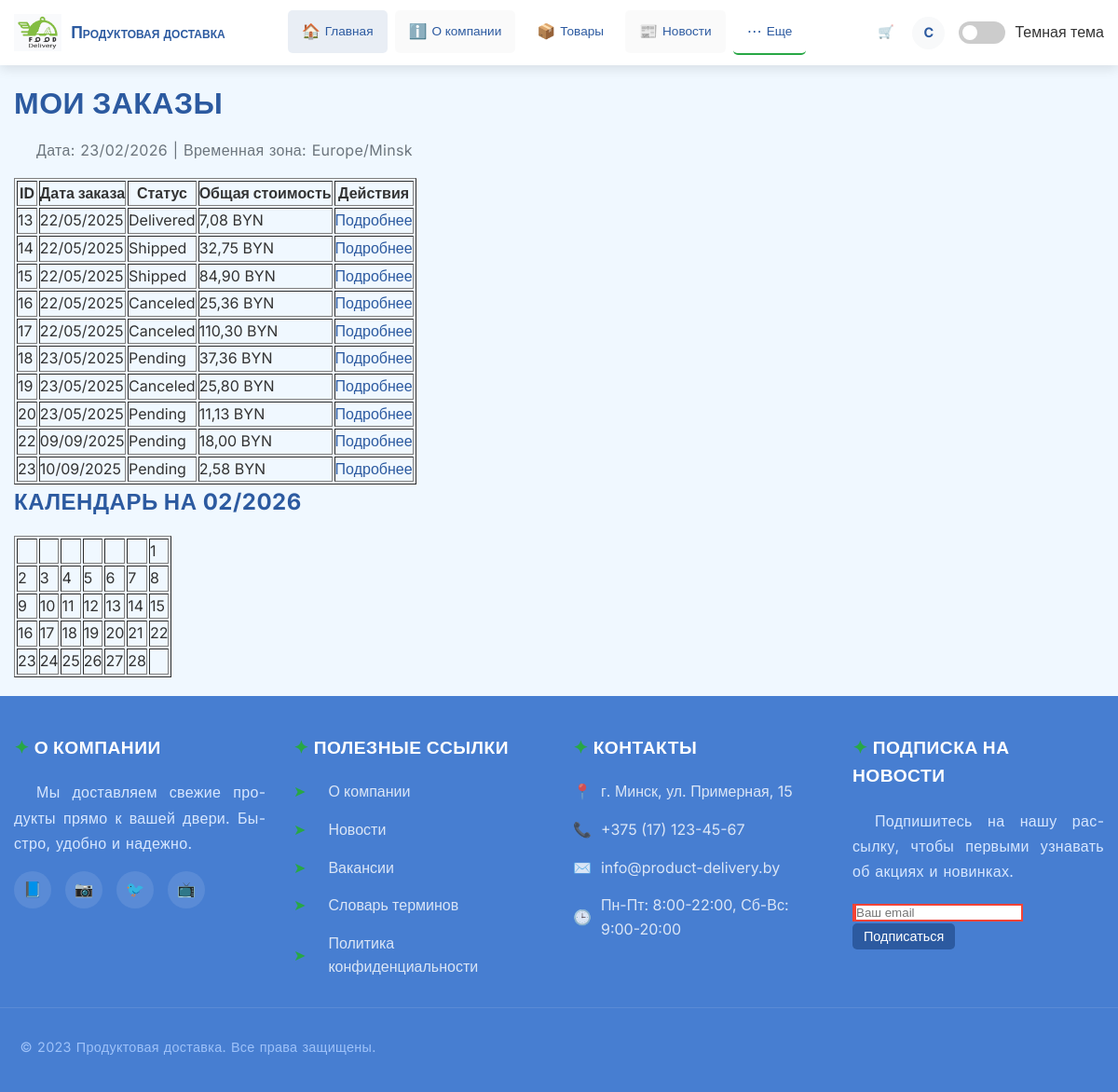
Screenshot of /orders/ (signed in) with the database file from the repository.
### delivery_app/models.py (models this page shows, shortened)
class Order(models.Model):
    STATUS_CHOICES = (
        ('Pending', 'В ожидании'),
        ('Shipped', 'Отправлен'),
        ('Delivered', 'Доставлен'),
        ('Canceled', 'Отменен'),
    )
    DELIVERY_METHODS = (
        ('pickup', 'Самовывоз'),
        ('courier', 'Курьер'),
    )
    PAYMENT_METHODS = [
        ("card", "Банковская карта"),
        ("cash", "Наличные при получении"),
    ]
    payment_method = models.CharField(max_length=20, choices=PAYMENT_METHODS, default="cash")
    payment_status = models.CharField(max_length=20, choices=[('pending', 'Ожидает оплаты'), ('paid', 'Оплачено'), ('failed', 'Ошибка оплаты')],default='pending')
    payment_id = models.CharField(max_length=100, blank=True, null=True)
    client = models.ForeignKey(Client, on_delete=models.CASCADE, related_name='orders')
    employee = models.ForeignKey(Employee, on_delete=models.SET_NULL, null=True, blank=True, related_name='handled_orders')
    pickup_point = models.ForeignKey(PickupPoint, on_delete=models.SET_NULL, null=True, blank=True, related_name='orders')
    status = models.CharField(max_length=20, choices=STATUS_CHOICES, default='Pending')
    date_ordered = models.DateTimeField(auto_now_add=True)
    date_delivered = models.DateTimeField(null=True, blank=True)
    delivery_cost = models.DecimalField(max_digits=10, decimal_places=2, default=Decimal('0.00'))
    delivery_method = models.CharField(max_length=20, choices=DELIVERY_METHODS, default='pickup')
    delivery_address = models.CharField(max_length=200, blank=True, help_text="Адрес доставки для курьера")
    promocode = models.ForeignKey(PromoCode, on_delete=models.SET_NULL, null=True, blank=True, related_name='orders')  # Новая связь
    @property
    def total_cost(self):
        base_total = sum(Decimal(str(item.quantity)) * item.price for item in self.orderitem_set.all())
        total = base_total + self.delivery_cost
        return total.quantize(Decimal('0.01'), rounding=ROUND_HALF_UP)

class OrderItem(models.Model):
    order = models.ForeignKey(Order, on_delete=models.CASCADE, related_name='orderitem_set')
    product = models.ForeignKey(Product, on_delete=models.CASCADE, related_name='order_items')
    quantity = models.DecimalField(max_digits=10, decimal_places=2)
    price = models.DecimalField(max_digits=10, decimal_places=2)

### delivery_app/views.py (the view)
# urls.py: path('orders/', views.OrderListView.as_view(), name='order_list'),
class OrderListView(LoginRequiredMixin, ListView):
    model = Order
    template_name = 'delivery_app/order_list.html'
    context_object_name = 'orders'
    def get_queryset(self):
        user = self.request.user
        if user.is_superuser:
            return Order.objects.all()  # Суперпользователь видит все заказы
        try:
            employee = Employee.objects.get(user=user)
            return Order.objects.filter(employee=employee)  # Сотрудник видит свои заказы
        except Employee.DoesNotExist:
            try:
                client = Client.objects.get(user=user)
                return Order.objects.filter(client=client)  # Клиент видит свои заказы
            except Client.DoesNotExist:
                return Order.objects.none()
    def get_context_data(self, **kwargs):
        context = super().get_context_data(**kwargs)
        context['current_date'] = timezone.now().strftime('%d/%m/%Y')
        context['timezone'] = 'Europe/Minsk'
        context['calendar'] = calendar.monthcalendar(timezone.now().year, timezone.now().month)
        return context

### delivery_app/templates/delivery_app/order_list.html (shortened to what this page needs)
{% extends "delivery_app/base.html" %}
{% block content %}
<h2>Мои заказы</h2>
<p>Дата: {{ current_date }} | Временная зона: {{ timezone }}</p>
{% if orders %}
    <table border="1">
        <thead>
            <tr>
                <th>ID</th>
                <th>Дата заказа</th>
                <th>Статус</th>
                <th>Общая стоимость</th>
                <th>Действия</th>
            </tr>
        </thead>
        <tbody>
            {% for order in orders %}
            <tr>
                <td>{{ order.id }}</td>
                <td>{{ order.date_ordered|date:'d/m/Y' }}</td>
                <td>{{ order.status }}</td>
                <td>{{ order.total_cost|floatformat:2 }} BYN</td>
                <td><a href="{% url 'delivery_app:order_detail' order.id %}">Подробнее</a></td>
            </tr>
            {% endfor %}
        </tbody>
    </table>
{% else %}
    <p>У вас нет заказов.</p>
{% endif %}
<h3>Календарь на {{ current_date|slice:"3:10" }}</h3>
<table border="1">
    {% for week in calendar %}
    <tr>
        {% for day in week %}
        <td{% if day == 0 %} class="empty"{% endif %}>
            {{ day|default:"" }}
        </td>
        {% endfor %}
    </tr>
    {% endfor %}
</table>
{% endblock %}

### delivery_app/templates/delivery_app/base.html (shortened to what this page needs)
{% load static %}
<!DOCTYPE html>
<html lang="ru">
<head>
    <link rel="stylesheet" href="{% static 'delivery_app/css/style.css' %}">
</head>
<body>
    <header>
        <div class="header-container">
            <a href="{% url 'delivery_app:home' %}" class="logo">
                <img src="{% static 'delivery_app/images/logo.png' %}" alt="Логотип доставки продуктов">
                <span class="logo-text">Продуктовая доставка</span>
            </a>
            <nav class="nav-desktop">
                <ul class="nav-menu">
                    <li><a href="{% url 'delivery_app:home' %}"
                            class="nav-link {% if request.resolver_match.url_name == 'home' %}active{% endif %}">
                            <span class="nav-icon">🏠</span> Главная
                        </a></li>
                    <li><a href="{% url 'delivery_app:about' %}"
                            class="nav-link {% if request.resolver_match.url_name == 'about' %}active{% endif %}">
                            <span class="nav-icon">ℹ️</span> О компании
                        </a></li>
                    <li><a href="{% url 'delivery_app:product_list' %}"
                            class="nav-link {% if request.resolver_match.url_name == 'product_list' %}active{% endif %}">
                            <span class="nav-icon">📦</span> Товары
                        </a></li>
                    <li><a href="{% url 'delivery_app:news' %}"
                            class="nav-link {% if request.resolver_match.url_name == 'news' %}active{% endif %}">
                            <span class="nav-icon">📰</span> Новости
                        </a></li>
                    <li class="more-menu">
                        <a href="#" class="nav-link">
                            <span class="nav-icon">⋯</span> Еще
                        </a>
                    </li>
                </ul>
                <div class="user-menu">
                    <a href="{% url 'delivery_app:cart' %}" class="nav-link" title="Корзина"
                        style="position: relative;">
                        <span>🛒</span>
                    </a>
                    {% if user.is_authenticated %}
                    <div class="user-avatar" title="{{ user.username }}">
                        {{ user.username|first|upper }}
                    </div>
                    {% else %}
                    <a href="{% url 'delivery_app:login' %}" class="btn btn-outline">Войти</a>
                    <a href="{% url 'delivery_app:register' %}" class="btn btn-primary">Регистрация</a>
                    {% endif %}
                </div>
                <div class="theme-switcher">
                    <label class="switch">
                        <span class="slider round"></span>
                    </label>
                    <span id="theme-label">Темная тема</span>
                </div>
            </nav>
        </div>
    </header>
    <main>
        <div class="container">
            {% block content %}
            {% endblock %}
        </div>
    </main>
    <footer>
        <div class="footer-container">
            <div class="footer-section">
                <h3>О компании</h3>
                <p>Мы доставляем свежие продукты прямо к вашей двери. Быстро, удобно и надежно.</p>
                <div class="social-links">
                    <a href="#" class="social-link"><span>📘</span></a>
                    <a href="#" class="social-link"><span>📷</span></a>
                    <a href="#" class="social-link"><span>🐦</span></a>
                    <a href="#" class="social-link"><span>📺</span></a>
                </div>
            </div>
            <div class="footer-section">
                <h3>Полезные ссылки</h3>
                <div class="footer-links">
                    <a href="{% url 'delivery_app:about' %}"> О компании</a>
                    <a href="{% url 'delivery_app:news' %}"> Новости</a>
                    <a href="{% url 'delivery_app:vacancies' %}"> Вакансии</a>
                    <a href="{% url 'delivery_app:faq' %}"> Словарь терминов</a>
                    <a href="{% url 'delivery_app:privacy_policy' %}"> Политика
                        конфиденциальности</a>
                </div>
            </div>
            <div class="footer-section">
                <h3>Контакты</h3>
                <div class="contact-info">
                    <div class="contact-item">
                        <span>📍</span>
                        <span>г. Минск, ул. Примерная, 15</span>
                    </div>
                    <div class="contact-item">
                        <span>📞</span>
                        <span>+375 (17) 123-45-67</span>
                    </div>
                    <div class="contact-item">
                        <span>✉️</span>
                        <span>info@product-delivery.by</span>
                    </div>
                    <div class="contact-item">
                        <span>🕒</span>
                        <span>Пн-Пт: 8:00-22:00, Сб-Вс: 9:00-20:00</span>
                    </div>
                </div>
            </div>
            <div class="footer-section">
                <h3>Подписка на новости</h3>
                <p>Подпишитесь на нашу рассылку, чтобы первыми узнавать об акциях и новинках.</p>
                <form class="subscribe-form">
                    <input type="email" placeholder="Ваш email" required>
                    <button type="submit" class="btn btn-primary">Подписаться</button>
                </form>
            </div>
        </div>
        <div class="footer-bottom">
            <p>&copy; 2023 Продуктовая доставка. Все права защищены.</p>
        </div>
    </footer>
</body>
</html>

### delivery_app/static/delivery_app/css/style.css (style rules this page uses)
:root { --primary-color: #2c5aa0; --primary-dark: #1e3d6f; --primary-light: #3a6bc0; --secondary-color: #4CAF50; --secondary-dark: #388E3C; --accent-color: #FF9800; --text-dark: #2c3e50; --text-light: #6c757d; --bg-light: #f8f9fa; --bg-white: #ffffff; --border-color: #e9ecef; --shadow: 0 4px 12px rgba(0, 0, 0, 0.1); --shadow-hover: 0 8px 24px rgba(0, 0, 0, 0.15); }
* { margin: 0; padding: 0; box-sizing: border-box; }
body { font-family: 'Segoe UI', Tahoma, Geneva, Verdana, sans-serif; line-height: 1.6; color: var(--text-dark); background-color: var(--bg-light); }
h1, h2, h3, h4, h5, h6 { color: var(--primary-color); margin-bottom: 1rem; font-weight: 600; }
h2 { font-size: 2em; line-height: 1.3; }
h3 { font-size: 1.5em; }
p { margin-bottom: 1rem; color: var(--text-light); }
a { color: var(--primary-color); text-decoration: none; transition: color 0.3s ease; }
.btn { display: inline-block; padding: 12px 24px; border: none; border-radius: 8px; font-size: 1em; font-weight: 500; text-align: center; cursor: pointer; transition: all 0.3s ease; text-decoration: none; position: relative; overflow: hidden; }
.btn-primary { background-color: var(--primary-color); color: white; }
.container { max-width: 1200px; margin: 0 auto; padding: 0 20px; }

### rows the page displays
Order: id "13", date_ordered "22/05/2025", status "Delivered", total_cost "7,08"
Order: id "14", date_ordered "22/05/2025", status "Shipped", total_cost "32,75"
Order: id "15", date_ordered "22/05/2025", status "Shipped", total_cost "84,90"
Order: id "16", date_ordered "22/05/2025", status "Canceled", total_cost "25,36"
Order: id "17", date_ordered "22/05/2025", status "Canceled", total_cost "110,30"
Order: id "18", date_ordered "23/05/2025", status "Pending", total_cost "37,36"
Order: id "19", date_ordered "23/05/2025", status "Canceled", total_cost "25,80"
Order: id "20", date_ordered "23/05/2025", status "Pending", total_cost "11,13"
Order: id "22", date_ordered "09/09/2025", status "Pending", total_cost "18,00"
Order: id "23", date_ordered "10/09/2025", status "Pending", total_cost "2,58"

### other values shown
{{ user.username|first|upper }} "C"
{{ current_date }} "23/02/2026"
{{ timezone }} "Europe/Minsk"
{{ current_date|slice:"3:10" }} "02/2026"
{{ day|default:"" }} "1" "2" "3" "4" "5" "6" "7" "8" "9" "10" "11" "12" "13" "14" "15" "16" "17" "18" "19" "20" "21" "22" "23" "24" "25" "26" "27" "28"
